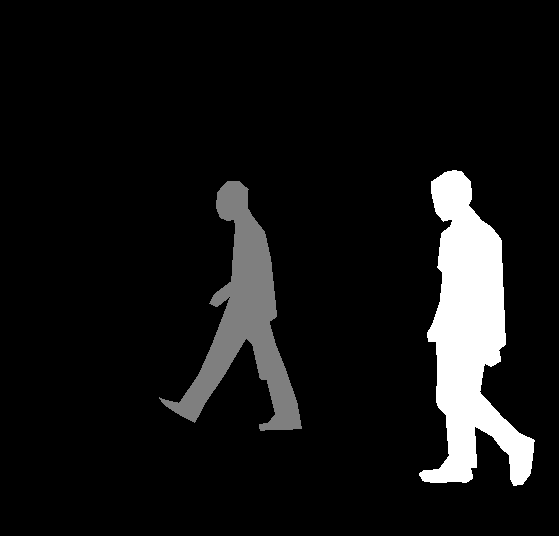
#> input picture data_collection/PennFudanPed/PedMasks/FudanPed00001_mask.png, 559 x 536 px
$ python show_pen_fudan.py
#> lines starting #> are read from the running program, lines starting #| are printed output that depends on the picture
### data_collection/utils.py
import contextlib
import os

import numpy as np
import random
import math
import os


# [36 lines left out: functions directory, makedirs, seed, launch_env, not called in this run]

import cv2

def _mod_mask(mask):
    temp = mask.copy()
    temp[temp == 1] = 50
    temp[temp == 2] = 100
    temp[temp == 3] = 150
    temp[temp == 4] = 200
    temp = temp.astype("uint8")
    mask = cv2.applyColorMap(temp, cv2.COLORMAP_RAINBOW)
    return mask


def display_seg_mask(seg_img, masked):
    dsize = seg_img.shape[0]*3, seg_img.shape[1]*3

    seg_img = cv2.resize(seg_img, dsize)
    masked = cv2.resize(_mod_mask(masked), dsize)

    all = np.concatenate(
        ( seg_img, masked),
        axis=1
    )

    cv2.imshow("image", all)
    cv2.waitKey(0)

# [10 lines left out: function display_img_seg_mask, not called in this run]

### data_collection/show_pen_fudan.py
import cv2
import numpy as np
import utils

mask = cv2.imread("PennFudanPed/PedMasks/FudanPed00001_mask.png")
#> mask is the input picture: shape (536, 559, 3); min 0, max 2, mean 0.156
# print(np.max(mask.flatten()))
mask_scaled = np.floor(mask / np.max(mask) * 255).astype(np.uint8)
# mask_scaled = mask
cv2.imshow("IMG",mask_scaled)
# cv2.waitKey(0)

img = cv2.imread("PennFudanPed/PNGImages/FudanPed00001.png")
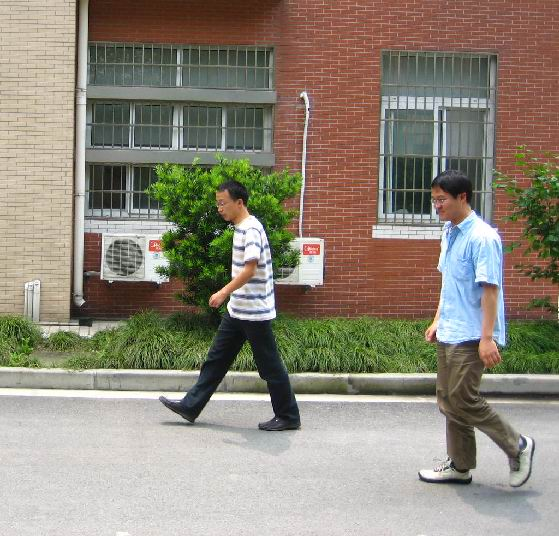
#> input picture data_collection/PennFudanPed/PNGImages/FudanPed00001.png, 559 x 536 px
#> img is the input picture: shape (536, 559, 3); mean B, G, R 121.2, 135.3, 142.5
# utils.display_seg_mask(img,mask_scaled)
utils.display_seg_mask(img[::4,::4,:],mask_scaled[::4,::4,:])
#> in display_seg_mask, `seg_img = cv2.resize(seg_img, dsize)`:
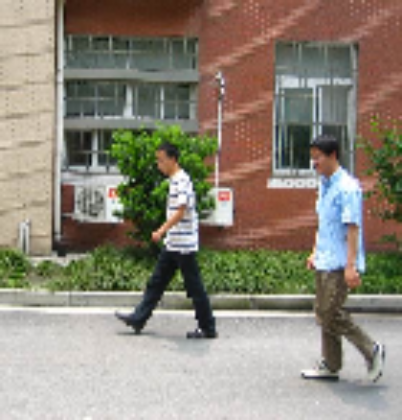
#> seg_img: shape (420, 402, 3); mean of channels 0, 1, 2 120.6, 134.7, 142; drawn as B, G, R
#> in _mod_mask, `mask = cv2.applyColorMap(temp, cv2.COLORMAP_RAINBOW)`:
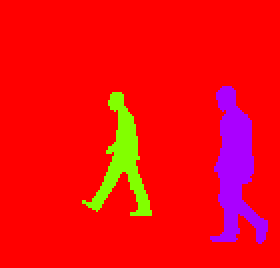
#> mask: shape (134, 140, 3) (shown 2 times larger); mean B, G, R 15, 9.6, 245.3
#> in display_seg_mask, `masked = cv2.resize(_mod_mask(masked), dsize)`:
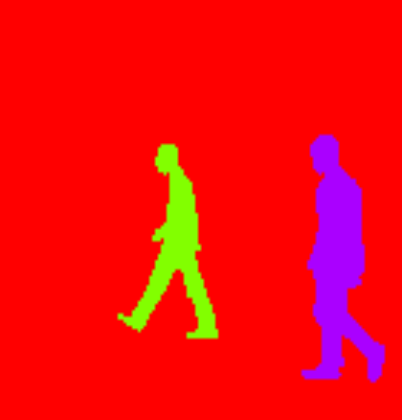
#> masked: shape (420, 402, 3); mean of channels 0, 1, 2 15, 9.6, 245.3; drawn as B, G, R
#> in display_seg_mask, `all = np.concatenate( ( seg_img, masked), axis=1 )`:
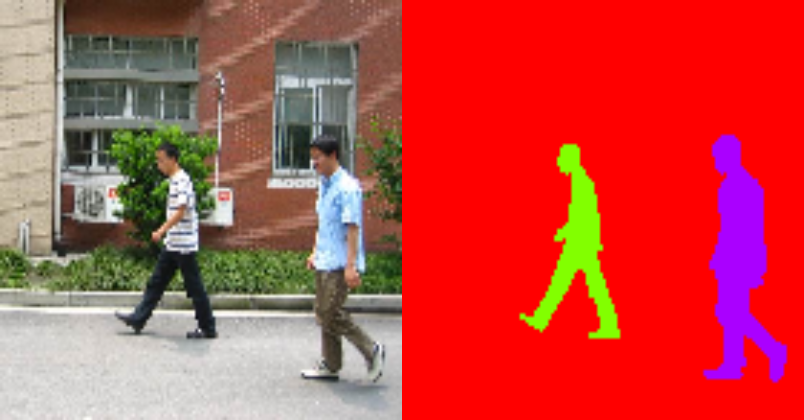
#> all: shape (420, 804, 3); mean of channels 0, 1, 2 67.8, 72.1, 193.7; drawn as B, G, R
